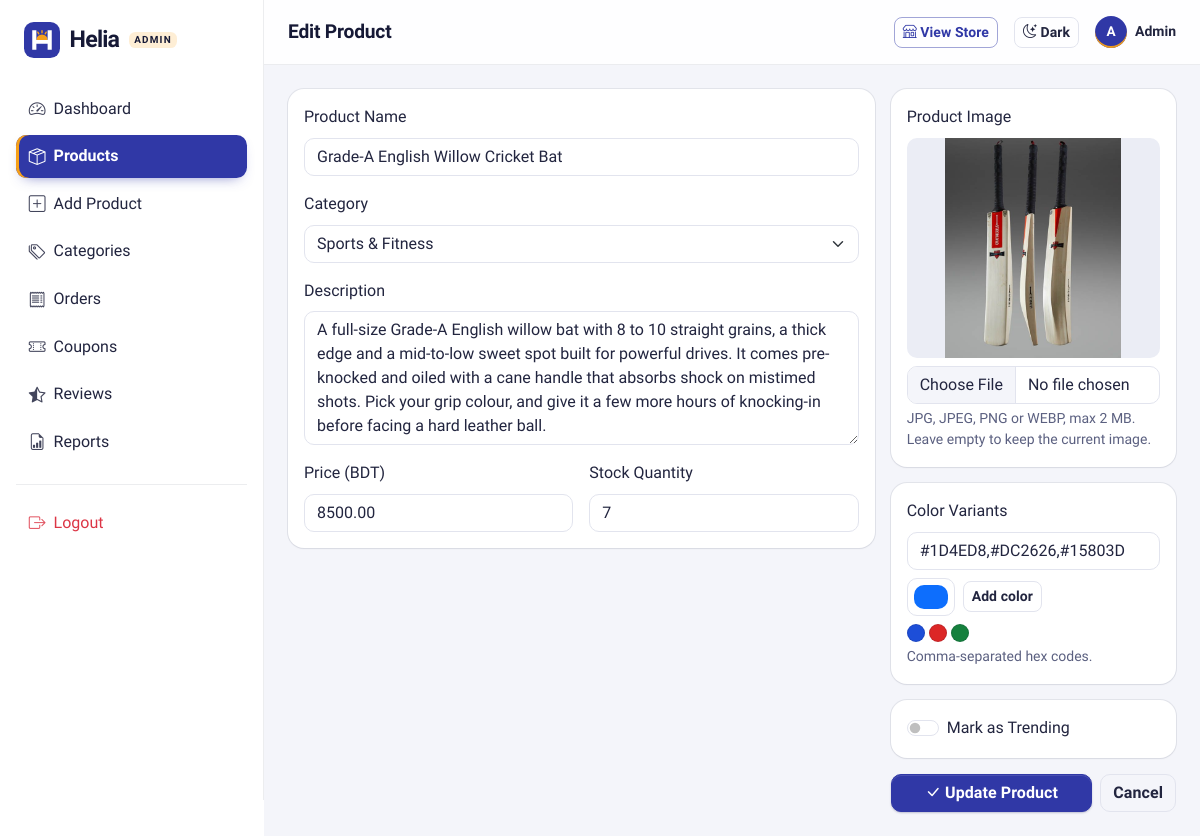
The app's page /admin/product_form.php?id=24 (signed in) with its own data.
### tables this page shows
CREATE TABLE `products` (
  `id` int(11) NOT NULL,
  `category_id` int(11) DEFAULT NULL,
  `name` varchar(150) NOT NULL,
  `description` text DEFAULT NULL,
  `price` decimal(10,2) NOT NULL,
  `stock` int(11) NOT NULL DEFAULT 0,
  `color_variants` varchar(255) DEFAULT '',
  `image` varchar(255) DEFAULT '',
  `is_trending` tinyint(1) DEFAULT 0,
  `created_at` timestamp NOT NULL DEFAULT current_timestamp()
);

CREATE TABLE `categories` (
  `id` int(11) NOT NULL,
  `name` varchar(100) NOT NULL,
  `created_at` timestamp NOT NULL DEFAULT current_timestamp()
);

### config/db.php (called while the page is built, shortened)
<?php
function e($value)
{
    return htmlspecialchars((string) $value, ENT_QUOTES, 'UTF-8');
}

### includes/product_helpers.php (called while the page is built, shortened)
<?php
function productImageExists($image)
{
    $image = trim((string) $image);
    return is_file(dirname(__DIR__) . '/' . $image);
}

### admin/product_form.php (the view, shortened to what this page needs)
<?php
require_once '../config/db.php';
require_once '../includes/product_helpers.php';
$id = $_GET['id'] ?? '';
$isEdit = $id !== '';
$product = [
    'name' => '',
    'category_id' => '',
    'description' => '',
    'price' => '',
    'stock' => '',
    'color_variants' => '',
    'image' => '',
    'is_trending' => 0,
];
if ($isEdit) {
    $stmt = $pdo->prepare('SELECT * FROM products WHERE id = ?');
    $stmt->execute([$id]);
    $product = $stmt->fetch();
}
$categories = $pdo->query('SELECT id, name FROM categories ORDER BY name')->fetchAll();
require_once 'includes/header.php';
?>
<form method="post" enctype="multipart/form-data">
    <div class="row g-3">
        <div class="col-lg-8">
            <div class="card border-0 shadow-sm">
                <div class="card-body">
                    <div class="mb-3">
                        <label for="name" class="form-label">Product Name</label>
                        <input type="text" class="form-control" id="name" name="name" maxlength="150" value="<?= e($product['name']) ?>" required>
                    </div>
                    <div class="mb-3">
                        <label for="category_id" class="form-label">Category</label>
                        <select class="form-select" id="category_id" name="category_id" required>
                            <?php foreach ($categories as $category): ?>
                                <option value="<?= $category['id'] ?>" <?= $product['category_id'] == $category['id'] ? 'selected' : '' ?>>
                                    <?= e($category['name']) ?>
                                </option>
                            <?php endforeach; ?>
                        </select>
                    </div>
                    <div class="mb-3">
                        <label for="description" class="form-label">Description</label>
                        <textarea class="form-control" id="description" name="description" rows="5"><?= e($product['description']) ?></textarea>
                    </div>
                    <div class="row g-3">
                        <div class="col-sm-6">
                            <label for="price" class="form-label">Price (BDT)</label>
                            <input type="number" class="form-control" id="price" name="price" min="0" step="0.01" value="<?= e($product['price']) ?>" required>
                        </div>
                        <div class="col-sm-6">
                            <label for="stock" class="form-label">Stock Quantity</label>
                            <input type="number" class="form-control" id="stock" name="stock" min="0" step="1" value="<?= e($product['stock']) ?>" required>
                        </div>
                    </div>
                </div>
            </div>
        </div>
        <div class="col-lg-4">
            <div class="card border-0 shadow-sm mb-3">
                <div class="card-body">
                    <label for="image" class="form-label">Product Image</label>
                    <?php if (productImageExists($product['image'])): ?>
                        <img id="imagePreview" src="../<?= e($product['image']) ?>" alt="Current product image" class="image-preview mb-2">
                    <?php else: ?>
                        <img id="imagePreview" alt="Image preview" class="image-preview mb-2 d-none">
                    <?php endif; ?>
                    <input type="file" class="form-control" id="image" name="image" accept=".jpg,.jpeg,.png,.webp">
                    <div class="form-text">JPG, JPEG, PNG or WEBP, max 2 MB.<?= $isEdit ? ' Leave empty to keep the current image.' : '' ?></div>
                </div>
            </div>
            <div class="card border-0 shadow-sm mb-3">
                <div class="card-body">
                    <label for="color_variants" class="form-label">Color Variants</label>
                    <input type="text" class="form-control mb-2" id="color_variants" name="color_variants" placeholder="#000000,#0d6efd" value="<?= e($product['color_variants']) ?>">
                    <div class="d-flex align-items-center gap-2 mb-2">
                        <input type="color" class="form-control form-control-color" id="colorPicker" value="#0d6efd" title="Pick a color">
                        <button type="button" class="btn btn-outline-secondary btn-sm" id="addColor">Add color</button>
                    </div>
                    <div id="colorPreview" class="d-flex flex-wrap gap-1"></div>
                    <div class="form-text">Comma-separated hex codes.</div>
                </div>
            </div>
            <div class="card border-0 shadow-sm mb-3">
                <div class="card-body">
                    <div class="form-check form-switch">
                        <input class="form-check-input" type="checkbox" role="switch" id="is_trending" name="is_trending" value="1" <?= $product['is_trending'] ? 'checked' : '' ?>>
                        <label class="form-check-label" for="is_trending">Mark as Trending</label>
                    </div>
                </div>
            </div>
            <div class="d-flex gap-2">
                <button type="submit" class="btn btn-primary flex-grow-1">
                    <i class="bi bi-check-lg"></i> <?= $isEdit ? 'Update Product' : 'Save Product' ?>
                </button>
                <a href="products.php" class="btn btn-outline-secondary">Cancel</a>
            </div>
        </div>
    </div>
</form>
<?php require_once 'includes/footer.php'; ?>

### assets/css/theme.css (style rules this page uses)
:root, [data-bs-theme=light] { --helia-neel: #3038a6; --helia-neel-rgb: 48, 56, 166; --helia-neel-hover: #262c8c; --helia-neel-deep: #1b1f5c; --helia-neel-deep-rgb: 27, 31, 92; --helia-marigold: #f6a019; --helia-marigold-rgb: 246, 160, 25; --helia-marigold-ink: #3d2500; --helia-canvas: #f4f5fa; --helia-line: rgba(22, 25, 54, 0.08); --helia-line-strong: rgba(22, 25, 54, 0.14); --helia-shadow-sm: 0 0 0 1px var(--helia-line), 0 1px 2px rgba(22, 25, 54, 0.05); --helia-shadow-md: 0 0 0 1px var(--helia-line), 0 8px 20px -10px rgba(22, 25, 54, 0.18); --helia-shadow-lg: 0 0 0 1px var(--helia-line-strong), 0 22px 40px -18px rgba(27, 31, 92, 0.32); --helia-display: 'Anek Bangla', 'Hind Siliguri', system-ui, -apple-system, 'Segoe UI', Roboto, Arial, sans-serif; --helia-mark-tile: #3038a6; --helia-mark-glyph: #ffffff; --helia-mark-sun: #f6a019; --cat-electronics: #3b5bdb; --cat-sports: #2b8a3e; --cat-fashion: #c2255c; --cat-home: #d9480f; --cat-books: #0b7285; --cat-health: #6741d9; --cat-all: #3038a6; --cat-default: #5b6080; --bs-body-font-family: 'Hind Siliguri', system-ui, -apple-system, 'Segoe UI', Roboto, 'Helvetica Neue', Arial, sans-serif; --bs-body-line-height: 1.55; --bs-body-color: #22253f; --bs-body-color-rgb: 34, 37, 63; --bs-emphasis-color: #161936; --bs-emphasis-color-rgb: 22, 25, 54; --bs-secondary-color: #5b6080; --bs-secondary-color-rgb: 91, 96, 128; --bs-tertiary-color: rgba(91, 96, 128, 0.72); --bs-tertiary-color-rgb: 91, 96, 128; --bs-secondary-bg: #ebedf5; --bs-secondary-bg-rgb: 235, 237, 245; --bs-tertiary-bg: #f4f5fa; --bs-tertiary-bg-rgb: 244, 245, 250; --bs-border-color: #e2e4ee; --bs-border-color-translucent: rgba(22, 25, 54, 0.1); --bs-primary: #3038a6; --bs-primary-rgb: 48, 56, 166; --bs-primary-text-emphasis: #1f2470; --bs-primary-bg-subtle: #e6e8f8; --bs-primary-border-subtle: #c3c7ee; --bs-link-color: #3038a6; --bs-link-color-rgb: 48, 56, 166; --bs-link-hover-color: #262c8c; --bs-link-hover-color-rgb: 38, 44, 140; --bs-focus-ring-color: rgba(48, 56, 166, 0.25); --bs-border-radius: 0.625rem; --bs-border-radius-sm: 0.5rem; --bs-border-radius-lg: 0.875rem; --bs-border-radius-xl: 1.25rem; }
body { font-feature-settings: 'kern' 1; -webkit-font-smoothing: antialiased; -moz-osx-font-smoothing: grayscale; text-rendering: optimizeLegibility; }
a, .btn, .form-control, .form-select { transition: color 0.15s ease, background-color 0.15s ease, border-color 0.15s ease, box-shadow 0.15s ease; }
.btn { --bs-btn-font-weight: 600; letter-spacing: 0.005em; }
.btn-primary { --bs-btn-color: #fff; --bs-btn-bg: var(--helia-neel); --bs-btn-border-color: var(--helia-neel); --bs-btn-hover-color: #fff; --bs-btn-hover-bg: var(--helia-neel-hover); --bs-btn-hover-border-color: var(--helia-neel-hover); --bs-btn-focus-shadow-rgb: var(--helia-neel-rgb); --bs-btn-active-color: #fff; --bs-btn-active-bg: var(--helia-neel-hover); --bs-btn-active-border-color: var(--helia-neel-hover); --bs-btn-disabled-color: #fff; --bs-btn-disabled-bg: var(--helia-neel); --bs-btn-disabled-border-color: var(--helia-neel); box-shadow: 0 1px 0 rgba(255, 255, 255, 0.12) inset, 0 1px 2px rgba(var(--helia-neel-deep-rgb), 0.25); }
.btn-outline-secondary { --bs-btn-color: var(--bs-body-color); --bs-btn-border-color: var(--bs-border-color); --bs-btn-hover-color: var(--bs-emphasis-color); --bs-btn-hover-bg: var(--bs-secondary-bg); --bs-btn-hover-border-color: var(--helia-line-strong); --bs-btn-active-color: var(--bs-emphasis-color); --bs-btn-active-bg: var(--bs-secondary-bg); --bs-btn-active-border-color: var(--helia-line-strong); }
.form-control, .form-select { border-color: var(--bs-border-color); }
.card { --bs-card-border-radius: 1rem; --bs-card-inner-border-radius: calc(1rem - 1px); --bs-card-border-color: var(--helia-line); }
.shadow-sm { box-shadow: var(--helia-shadow-sm) !important; }

### admin/assets/style.css (style rules this page uses)
body { background-color: var(--bs-body-bg); }
.image-preview { width: 100%; max-height: 220px; object-fit: contain; border-radius: 10px; background-color: var(--bs-secondary-bg); }

### records on screen
products: name "Grade-A English Willow Cricket Bat", category_id "Sports & Fitness", description "A full-size Grade-A English willow bat with 8 to 10 straight grains, a thick edge and a mid-to-low sweet spot built for powerful drives. It comes pre-knocked and oiled with a cane handle that absorbs shock on mistimed shots. Pick your grip colour, and give it a few more hours of knocking-in before facing a hard leather ball.", price "8500.00", stock "7", image (picture), color_variants "#1D4ED8,#DC2626,#15803D"

### other values on screen
$tag "ADMIN"
$item[0] "Dashboard"
$item[0] "Products"
$item[0] "Add Product"
$item[0] "Categories"
$item[0] "Orders"
$item[0] "Coupons"
$item[0] "Reviews"
$item[0] "Reports"
$pageTitle "Edit Product"
substr($_SESSION['admin_name'], 0, 1) "A"
$_SESSION['admin_name'] "Admin"
